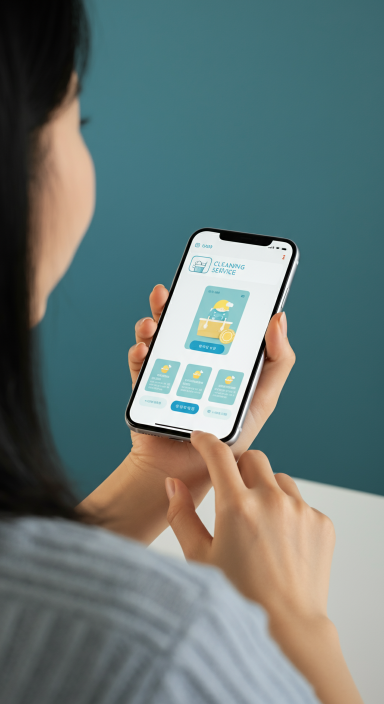
#> input picture images/app_mockup.png, 768 x 1408 px (shown at 1/2 size); its folder holds 4 pictures in this run
$ python optimize_images.py
#> lines starting #> are read from the running program, lines starting #| are printed output that depends on the picture
#!/usr/bin/env python3
"""
이미지 최적화 스크립트
- PNG/JPG를 WebP로 변환
- 이미지 크기 최적화
- 지연 로딩을 위한 HTML 업데이트
"""

import os
from PIL import Image
import glob

def optimize_image(input_path, quality=85):
    """이미지를 최적화하고 WebP로 변환"""
#> called with input_path = 'app_mockup.png', quality = 85
    try:
        img = Image.open(input_path)
#> img is the input picture: PIL image 768x1408 RGB; mean R, G, B 103.2, 119.2, 117.3

        # 원본 파일명에서 확장자 제거
        base_name = os.path.splitext(input_path)[0]

        # WebP로 저장
        webp_path = f"{base_name}.webp"
        img.save(webp_path, 'WEBP', quality=quality, method=6)

        # 원본과 최적화된 파일 크기 비교
        original_size = os.path.getsize(input_path)
        optimized_size = os.path.getsize(webp_path)
        reduction = (1 - optimized_size / original_size) * 100

        print(f"✓ {os.path.basename(input_path)} → {os.path.basename(webp_path)}")
        print(f"  크기: {original_size:,} → {optimized_size:,} bytes ({reduction:.1f}% 감소)")

        # 썸네일 생성 (지연 로딩용)
        thumbnail_path = f"{base_name}_thumb.webp"
        img.thumbnail((50, 50))
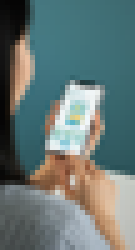
#> img: PIL image 27x50 RGB (shown 5 times larger); mean R, G, B 103.2, 119.2, 117.3
        img.save(thumbnail_path, 'WEBP', quality=20)

        return webp_path, thumbnail_path

    except Exception as e:
        print(f"✗ 오류 발생: {input_path} - {str(e)}")
        return None, None

def update_html_files():
    """HTML 파일의 이미지 참조를 WebP로 업데이트하고 지연 로딩 추가"""
    html_files = glob.glob('*.html')

    for html_file in html_files:
        with open(html_file, 'r', encoding='utf-8') as f:
            content = f.read()

        # 이미지 태그 찾기 및 업데이트
        updated = False

        # PNG/JPG를 WebP로 변경
        for ext in ['.png', '.jpg', '.jpeg']:
            if ext in content:
                content = content.replace(f'"{ext}"', f'".webp"')
                content = content.replace(f"'{ext}'", f"'.webp'")
                updated = True

        # 지연 로딩 속성 추가
        if '<img' in content and 'loading=' not in content:
            content = content.replace('<img', '<img loading="lazy"')
            updated = True

        if updated:
            with open(html_file, 'w', encoding='utf-8') as f:
                f.write(content)
            print(f"✓ {html_file} 업데이트 완료")

def main():
    print("=== 이미지 최적화 시작 ===\n")

    # images 디렉토리의 모든 이미지 처리
    image_dir = 'images'
    if os.path.exists(image_dir):
        os.chdir(image_dir)

        # PNG와 JPG 파일 찾기
        image_files = glob.glob('*.png') + glob.glob('*.jpg') + glob.glob('*.jpeg')

        print(f"{len(image_files)}개의 이미지를 찾았습니다.\n")

        for img_file in image_files:
            optimize_image(img_file)
#> pass 2 of the loop in main, `for img_file in image_files:`:
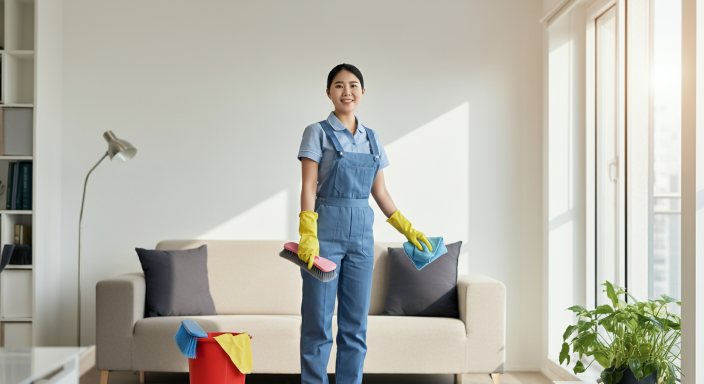
#> input picture images/hero_main.png, 1408 x 768 px (shown at 1/2 size)
#> in optimize_image, img is the input picture: PIL image 1408x768 RGB; mean R, G, B 182, 180.9, 171.4
#> in optimize_image (call 2), `img.thumbnail((50, 50))`:
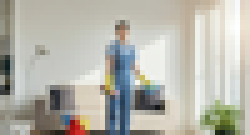
#> img: PIL image 50x27 RGB (shown 5 times larger); mean R, G, B 182, 181, 171.5
#> pass 3 of the loop in main, `for img_file in image_files:`:
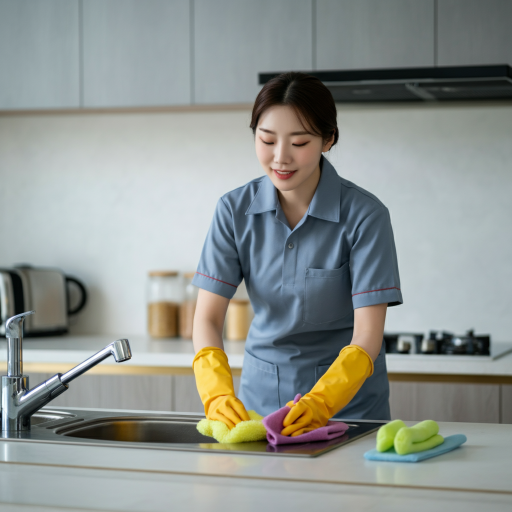
#> input picture images/home_service.png, 1024 x 1024 px (shown at 1/2 size)
#> in optimize_image, img is the input picture: PIL image 1024x1024 RGB; mean R, G, B 142.8, 148.3, 144
#> in optimize_image (call 3), `img.thumbnail((50, 50))`:
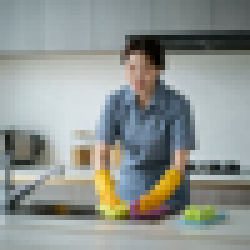
#> img: PIL image 50x50 RGB (shown 5 times larger); mean R, G, B 142.8, 148.3, 144
#> the loop made 4 passes; the first 3 are shown

        os.chdir('..')

    print("\n=== HTML 파일 업데이트 ===\n")
    update_html_files()

    print("\n=== 최적화 완료 ===")
    print("\n추가 권장사항:")
    print("1. CDN 사용을 고려하세요")
    print("2. 브라우저 캐싱 헤더를 설정하세요")
    print("3. HTTP/2를 활성화하세요")

if __name__ == "__main__":
    main()
